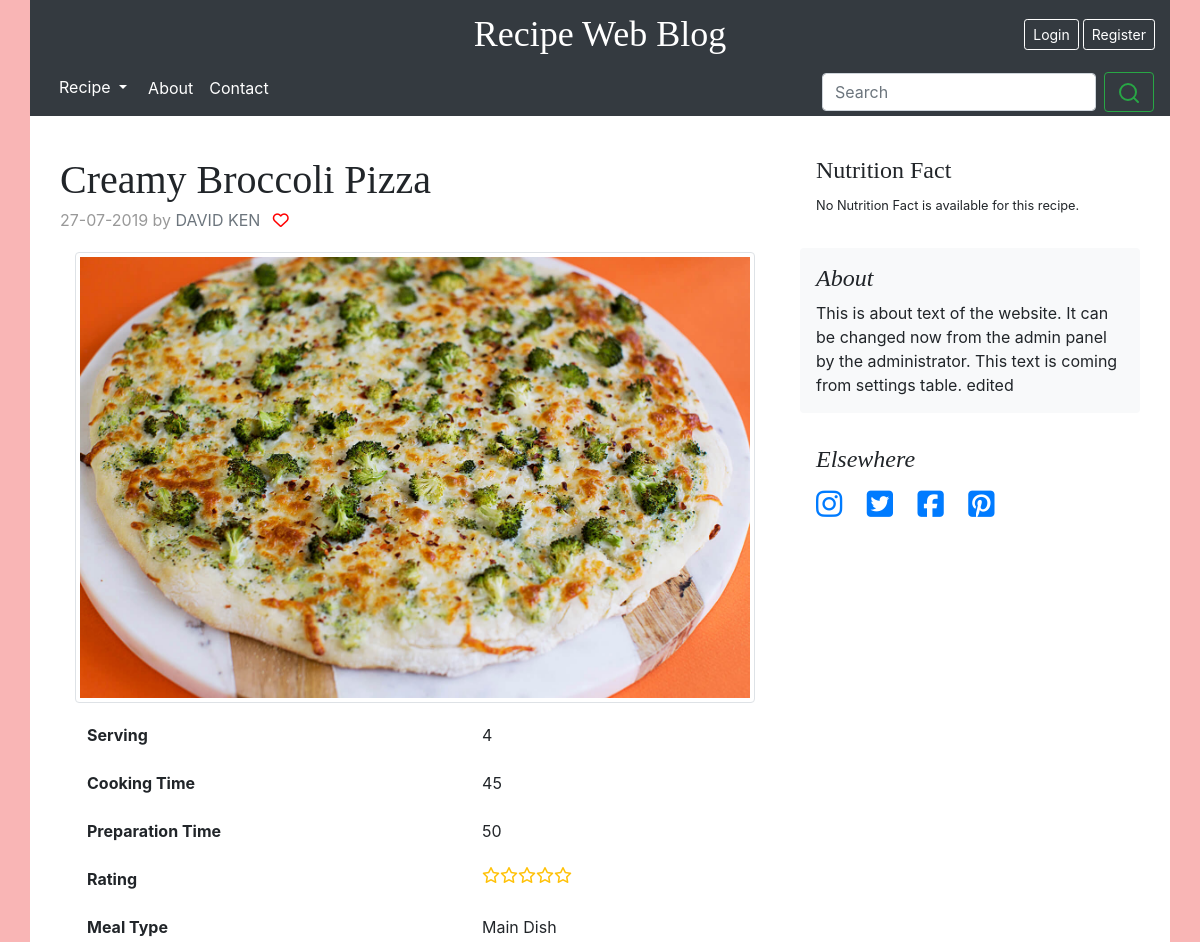
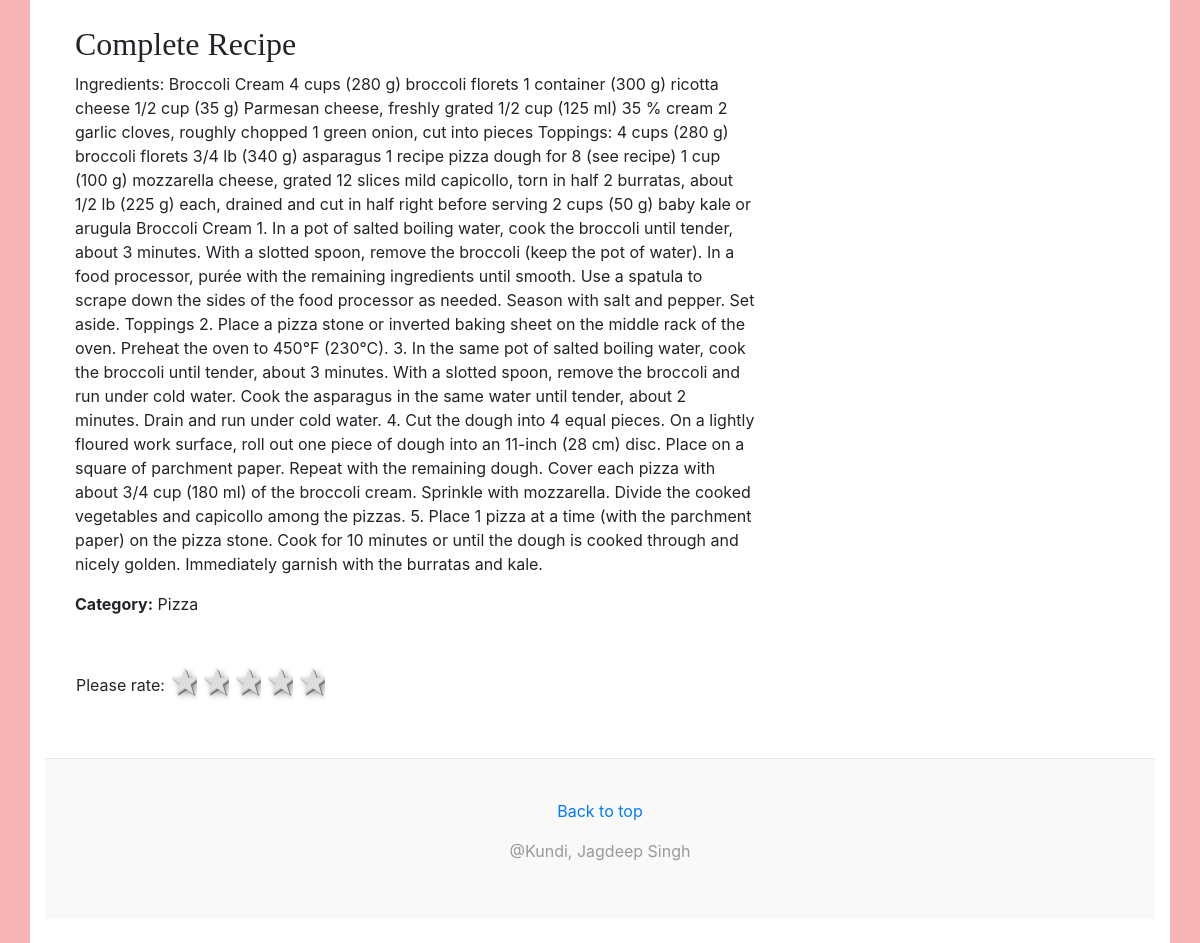
The app's page /single-post.php?id=3 with its own data (2 pictures, top to bottom).
### tables this page shows
CREATE TABLE `settings` (
  `id` int(10) UNSIGNED NOT NULL,
  `name` varchar(32) NOT NULL,
  `value` varchar(400) NOT NULL,
  `last_changed` timestamp NOT NULL DEFAULT CURRENT_TIMESTAMP
);

CREATE TABLE `recipe` (
  `id` int(11) NOT NULL,
  `name` varchar(50) NOT NULL,
  `serving` tinyint(4) NOT NULL,
  `cooking_time` int(11) NOT NULL,
  `prep_time` int(11) NOT NULL,
  `meal_type_id` int(11) NOT NULL,
  `main_picture` text NOT NULL,
  `description` text NOT NULL,
  `nutrition_fact` text,
  `date` timestamp NOT NULL DEFAULT CURRENT_TIMESTAMP,
  `user_id` int(11) NOT NULL
);

CREATE TABLE `users` (
  `id` int(11) NOT NULL,
  `first_name` varchar(30) NOT NULL,
  `last_name` varchar(30) DEFAULT NULL,
  `username` varchar(50) NOT NULL,
  `password` varchar(255) NOT NULL,
  `role` enum('admin','user') NOT NULL DEFAULT 'user',
  `verfication_code` text NOT NULL
);

CREATE TABLE `meal_type` (
  `id` int(11) NOT NULL,
  `name` varchar(40) NOT NULL,
  `description` varchar(400) NOT NULL
);

CREATE TABLE `category` (
  `id` int(11) NOT NULL,
  `name` varchar(40) NOT NULL,
  `description` varchar(300) DEFAULT NULL,
  `image` text
);

### includes/functions.php (called while the page is built, shortened)
<?php
function is_loggedin() {
  return isset($_SESSION['user_id']);
}
function get_categories($rid) {
  $table_name = 'recipe_category';
  $category = array();
  $db = (new Database)->getConnection();
  $query = 'SELECT category_id FROM '.$table_name.' WHERE recipe_id = ?';
  $stmt = $db->prepare($query);
  $stmt->execute([$rid]);
  $result = $stmt->fetchAll();
  for($i=0; $i<count($result); $i++) {
    array_push($category,$result[$i][0]);
  }
  return $category;
}
function get_mealType($id) {
  $db = (new Database)->getConnection();
  $query = 'SELECT name FROM meal_type WHERE id = '. $id;
  $stmt = $db->prepare($query);
  $stmt->execute();
  $result = $stmt->fetch();
  return $result['name'];
}
function get_avg_rating($rid) {
  $r = new Recipe_post();
  return $r->Calculate_rating($rid);
}
function get_setting($name) {
  $table_name = 'settings';
  $db = (new Database())->getConnection();
  $stmt = $db->prepare('SELECT value FROM '. $table_name .' WHERE name = "'.$name.'" LIMIT 1');
  $stmt->execute();
  if($stmt->rowCount() > 0) {
    return $stmt->fetch()[0];
  } else {
    return null;
  }
}
function get_data_by_id($tablename, $id) {
  $db = (new Database)->getConnection();
  $query = 'SELECT * FROM '. $tablename . ' WHERE id = '. $id;
  $stmt = $db->prepare($query);
  $stmt->execute();
  return $stmt->fetch();
}

### classes/Database.php (called while the page is built, shortened)
<?php
class Database {
    private $db = null;
    private $host = '';
    private $dbname = '';
    private $user = '';
    private $pass = '';
    public function __construct() {
        global $config;
        $this->host = $config['db']['hostname'];
        $this->dbname = $config['db']['dbname'];
        $this->user = $config['db']['user'];
        $this->pass = $config['db']['pass'];
    }
    public function getConnection() {
      return $this->db;
    }
    public function connect() {
        $connect_query = sprintf('mysql:host=%s;dbname=%s', $this->host, $this->dbname);
        try{
            $conn = new PDO($connect_query, $this->user, $this->pass);
            $conn->setAttribute(PDO::ATTR_ERRMODE, PDO::ERRMODE_EXCEPTION);
            $this->db = $conn;
        } catch(PDOException $e){
            die('Database failed : ' . $e->getMessage());
        }
    }
}

### classes/Recipe_post.php (called while the page is built, shortened)
<?php
class Recipe_post
{
    private $db = null;
    public function __construct($user_id = false)
    {
        $this->db = (new Database)->getConnection();
    }
    public function Calculate_Rating($rid){
		try{
            $query = 'SELECT AVG(rating) FROM ratings WHERE recipe_id = '.$rid;
			$stmt  = $this->db->prepare($query);
			$stmt->execute();
			$result = $stmt->fetch(PDO::FETCH_ASSOC);
			return $result["AVG(rating)"];
		}catch(PDOException $e){
			echo "Query Failed : ".$e->getMessage();
		}
	}
}

### single-post.php (the view, shortened to what this page needs)
<?php
$recipe_data = get_data_by_id('recipe', $_GET['id']);
$meal_type = get_mealType($recipe_data['meal_type_id']);
$publisher = get_data_by_id('users', $recipe_data['user_id']);
$categories = get_categories($recipe_data['id']);
if(empty($_SESSION)) {
  $isFavorite = false;
  $Rating = null;
} else {
  $Rating = get_rating_value($_SESSION['user_id'], $_GET['id']);
  $isFavorite = check_favorite($_SESSION['user_id'], $_GET['id']);
}
$nutrition_fact = !empty($recipe_data['nutrition_fact']) ? $recipe_data['nutrition_fact'] : 'No Nutrition Fact is available for this recipe.';
$page_widget = <<<EOF
<div class="p-3">
    <h4> Nutrition Fact </h4>
    <p><small> {$nutrition_fact} </small></p>
</div>
EOF;
include_once 'partials/header.php';
?>
  <main role="main" class="container">
    <div class="row">
      <div class="col-md-8 blog-main">
        <div class="blog-post pt-3 mb-3">
          <h2 class="blog-post-title"><?php echo  $recipe_data['name'] ?> </h2>
          <p class="blog-post-meta">
            <span><?php echo date('d-m-Y', strtotime(str_replace('-','/', $recipe_data['date']))) ?></span> by
            <span class="text-secondary">
              <?php echo strtoupper($publisher['first_name'].' '.$publisher['last_name']); ?>
            </span>
            <span class="favorite pl-2">
              <?php
              if(!$isFavorite && empty($_SESSION['user_id'])) {
                echo '<a disabled="disabled" title="Login to favorite this post"><i class="far fa-heart"></i></a>';
              } else if(!$isFavorite) {
                echo '<a href="operations/add_favorite.php?recipe_id='.$_GET['id'].'" title="Add to favorite"><i class="far fa-heart"></i></a>';
              } else {
                echo '<a href="operations/remove_favorite.php?recipe_id='.$_GET['id'].'" title="Remove from favorite"><i class="fas fa-heart"></i></a>';
              }
              ?>
            </span>
          </p>
          <div class="col-md-12">
            <img src="<?php echo $recipe_data['main_picture'] ?>" class="img-fluid img-thumbnail rounded mx-auto d-block mb-2" alt="Recipe image">
            <table class="table table-borderless">
              <tbody>
                <tr>
                  <th scope="row">Serving</th>
                  <td><?php echo $recipe_data['serving'] ?></td>
                </tr>
                <tr>
                  <th scope="row">Cooking Time</th>
                  <td><?php echo $recipe_data['cooking_time'] ?></td>
                </tr>
                <tr>
                  <th scope="row">Preparation Time</th>
                  <td><?php echo $recipe_data['prep_time'] ?></td>
                </tr>
                <tr>
                  <th scope="row">Rating</th>
                  <td>
                    <?php
                      $avgRating = get_avg_rating($_GET['id']);
                      $full_stars = floor($avgRating);
                      $empty_stars = 5 - $full_stars;
                      for($i=0; $i<$empty_stars ; $i++) {
                          echo '<i class="fa fa-star-o text-warning float-left" ></i>';
                      }
                    ?>
                  </td>
                </tr>
                <tr>
                  <th scope="row">Meal Type</th>
                  <td><?php echo $meal_type ?></td>
                </tr>
              </tbody>
            </table>
            <h2>Complete Recipe</h2>
            <p><?php echo $recipe_data['description'] ?></p>
            <p><span class="title"><strong>Category:</strong></span>
                <?php
                  foreach($categories as $key => $category) {
                      if($key==0) echo get_data_by_id('category',$category)['name'];
                      else echo ', '.get_data_by_id('category',$category)['name'];
                  };
                ?>
            </p>
            <div class="row px-3 my-5 ratings">
              <?php if (empty($Rating)) echo '<span class="rating-title">Please rate:</span>';
                else echo '<span class="rating-title">Your rating is:</span>'; ?>
              <form action="operations/rate_me.php" method="Post">
                <fieldset class="rating" <?php if (!empty($Rating)) "disabled='disabled'"; ?> >
                  <label for="star5" <?php if(empty($_SESSION['user_id'])) echo 'title="Login to rate it."'; else echo 'title="Excellent"';?> >
                  </label>
                  <label for="star4" <?php if(empty($_SESSION['user_id'])) echo 'title="Login to rate it."'; else echo 'title="Good"';?> >
                  </label>
                  <label for="star3" <?php if(empty($_SESSION['user_id'])) echo 'title="Login to rate it."'; else echo 'title="Not Bad"';?> >
                  </label>
                  <label for="star2" <?php if(empty($_SESSION['user_id'])) echo 'title="Login to rate it."'; else echo 'title="Fair"';?> >
                  </label>
                  <label for="star1" <?php if(empty($_SESSION['user_id'])) echo 'title="Login to rate it."'; else echo 'title="Poor"';?> >
                  </label>
                </fieldset>
              </form>
            </div>
          </div>
        </div>
      </div>
      <?php include_once 'partials/sidebar-widget.php'; ?>
    </div>
  </main>
<?php
    include_once 'partials/footer.php';

### partials/header.php (shortened to what this page needs)
<?php
  $website_name = get_setting('website_name');
?>
<!doctype html>
<html lang="en">
  <head>
    <link rel="stylesheet" href="css/bootstrap.min.css" media="all" />
    <link rel="stylesheet" href="css/main.css" media="all" />
    <link rel="stylesheet" href="https://maxcdn.bootstrapcdn.com/font-awesome/4.5.0/css/font-awesome.min.css">
  </head>
  <body>
    <header class="blog-header container py-3 bg-dark">
      <div class="row flex-nowrap justify-content-between align-items-center">
        <div class="col-4 pt-1">
        </div>
        <div class="col-4 text-center">
          <a class="blog-header-logo text-white" href="index.php"><?php echo $website_name? $website_name : get_config('app', 'name'); ?></a>
        </div>
        <div class="col-4 d-flex justify-content-end align-items-center">
          <?php
            if(is_loggedin()) {
              if(is_admin()) {
                echo '<a class="btn btn-sm btn-outline-secondary mr-1" href="dashboard"> Dashboard </a>';
              } else {
                echo '<a class="btn btn-sm btn-outline-secondary mr-1" href="profile.php"> Profile </a>';
              }
              echo '<a class="btn btn-sm btn-outline-secondary" href="logout.php"> Sign out </a>';
            } else {
              echo '<a class="btn btn-sm btn-outline-secondary mr-1 border-white text-white" href="login.php"> Login </a> <a class="btn btn-sm btn-outline-secondary border-white text-white" href="register.php"> Register </a>';
            }
          ?>
        </div>
      </div>
    </header>
    <div class="container p-0">
      <div class="">
        <nav class="nav d-flex justify-content-start navbar-dark bg-dark px-3">
          <div class="dropdown">
            <button type="button" class="btn btn-default dropdown-toggle text-white" data-toggle="dropdown">
              Recipe
            </button>
          </div>
          <a class="p-2 text-white" href="about.php">About</a>
          <a class="p-2 text-white" href="contact.php">Contact</a>
          <form class="form-inline my-2 my-lg-1 ml-auto" action="search.php">
            <input class="form-control mr-sm-2" name="search" type="search" placeholder="Search" aria-label="Search">
            <button class="btn btn-outline-success my-2 my-sm-0" type="submit"><span data-feather="search"></span></button>
          </form>
        </nav>
      </div>
    </div>
    <div class="container bg-white py-4">

### partials/sidebar-widget.php (shortened to what this page needs)
<aside class="col-md-4 side-widget">
    <?php if(isset($page_widget)) { ?>
    <?php echo $page_widget; ?>
    <?php } ?>
    <div class="p-3 mb-3 bg-light rounded">
        <h4 class="font-italic">About</h4>
        <p class="mb-0">
        <?php
            echo get_setting('website_about');
        ?>
        </p>
    </div>
    <div class="p-3 social-icon">
        <h4 class="font-italic">Elsewhere</h4>
        <ol class="list-unstyled">
        <li><a href="<?php echo get_setting('instagram_link'); ?>" target="new"><i class="fab fa-instagram"></i></a></li>
        <li><a href="<?php echo get_setting('twitter_link'); ?>" target="new"><i class="fab fa-twitter-square"></i></a></li>
        <li><a href="<?php echo get_setting('facebook_link'); ?>" target="new"><i class="fab fa-facebook-square"></i></a></li>
        <li><a href="<?php echo get_setting('pinterest_link'); ?>" target="new" target="new"><i class="fab fa-pinterest-square"></i></a></li>
        </ol>
    </div>
</aside>

### css/main.css (style rules this page uses)
body { background-color: #f9b5b5; }
.blog-header { line-height: 1; }
.blog-header-logo { font-family: "Playfair Display", Georgia, "Times New Roman", serif; font-size: 2.25rem; }
h1, h2, h3, h4, h5, h6 { font-family: "Playfair Display", Georgia, "Times New Roman", serif; }
.blog-post { margin-bottom: 4rem; }
.blog-post-title { margin-bottom: .25rem; font-size: 2.5rem; }
.blog-post-meta { margin-bottom: 1.25rem; color: #999; }
.side-widget .social-icon li { display: inline-block; margin-right: 20px; font-size: 30px; }
.rating:not(:checked) > label { float:right; width:1em; padding:0 .1em; overflow:hidden; white-space:nowrap; cursor:pointer; font-size:200%; line-height:1.2; color:#ddd; text-shadow:1px 1px #bbb, 2px 2px #666, .1em .1em .2em rgba(0,0,0,.5); }
.rating:not(:checked) > label:before { content: '★ '; }
.ratings .rating-title { line-height: 2.7em; }
.favorite .fa-heart::before { color: red; }

### records on screen
settings: value "Recipe Web Blog"
recipe: name "Creamy Broccoli Pizza", date "27-07-2019", main_picture (picture), serving "4", cooking_time "45", prep_time "50", meal_type.name "Main Dish", description "Ingredients: Broccoli Cream 4 cups (280 g) broccoli florets 1 container (300 g) ricotta cheese 1/2 cup (35 g) Parmesan cheese, freshly grated 1/2 cup (125 ml) 35 % cream 2 garlic cloves, roughly chopped 1 green onion, cut into pieces Toppings: 4 cups (280 g) broccoli florets 3/4 lb (340 g) asparagus 1 recipe pizza dough for 8 (see recipe) 1 cup (100 g) mozzarella cheese, grated 12 slices mild capicollo, torn in half 2 burratas, about 1/2 lb (225 g) each, drained and cut in half right before serving 2 cups (50 g) baby kale or arugula Broccoli Cream 1. In a pot of salted boiling water, cook the broccoli until tender, about 3 minutes. With a slotted spoon, remove the broccoli (keep the pot of…", nutrition_fact "No Nutrition Fact is available for this recipe."
users: first_name+last_name "DAVID KEN"
category: name "Pizza"
settings: value "This is about text of the website. It can be changed now from the admin panel by the administrator. This text is coming from settings table. edited"
